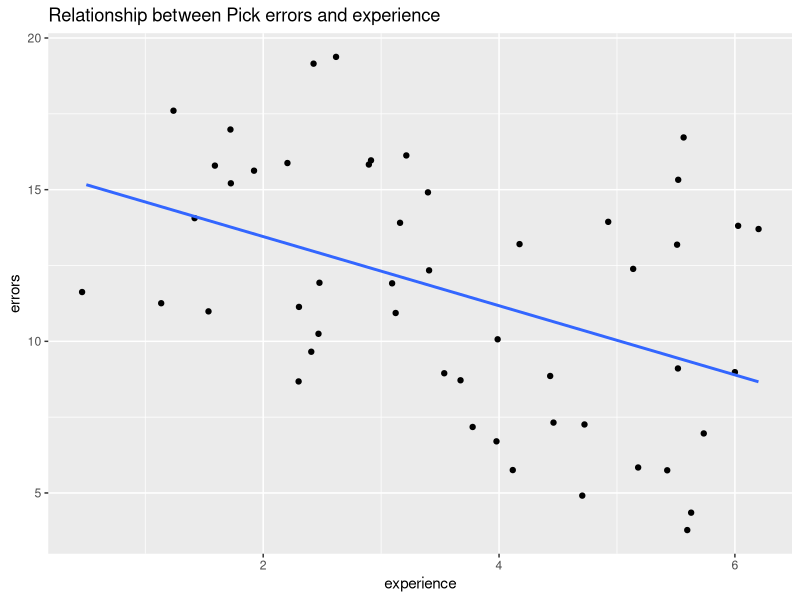
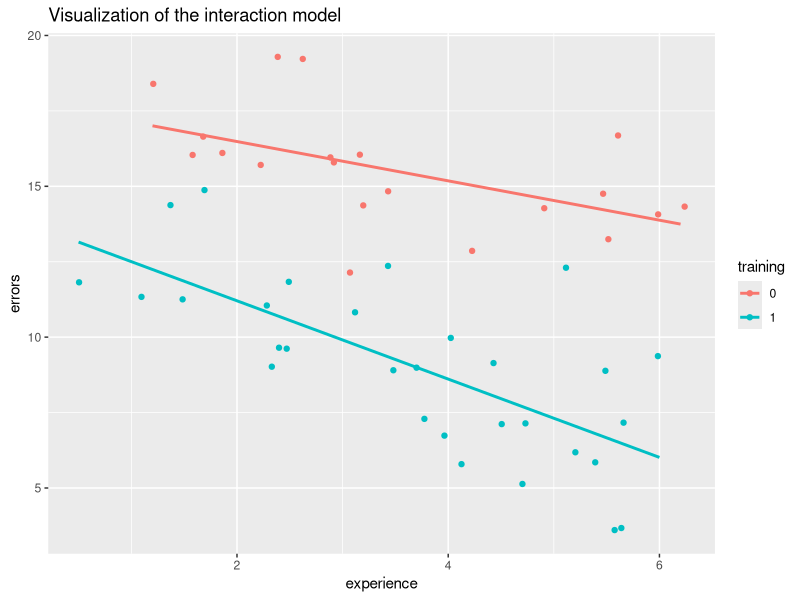

These charts were generated, in order, by the following R code:
## ---- chunk 1
knitr::opts_chunk$set(echo = TRUE)
## ---- chunk 2
library(tidyverse) 
OR<-read_csv("final_data_v3.csv") #Reading the input csv file to a variable
OR%>%                             #Summary values of errors with respect to training    
  group_by(training) %>% 
  summarize(number_of_employees = n(),
            total_errors=sum(errors),
            mean = mean(errors),
            median = median(errors),
            sd = sd(errors))

## ---- chunk 3
#visualizing the relationship using linear regression model between experience and errors.
ggplot(OR,aes(experience,errors))+geom_jitter()+geom_smooth(formula = y~ x,method = 'lm',se = F)+labs(title = "Relationship between Pick errors and experience")
## ---- chunk 4
#conducting t test to know the statistical difference of pick errors for employees with respect to training

t.test(filter(OR, training == 1)$errors, 
       filter(OR, training== 0)$errors,alternative = c("two.sided"))

## ---- chunk 5
#Fitting interactive multiple regression model to know the relationship between experience and pick errors statistically different for employees with training compared to those without training.
summary(lm(errors~experience*training,data = OR))


## ---- chunk 6
OR <- OR %>%  
      mutate(training= factor(training)) #Defining Factor levels for the training variable 
ggplot(OR,aes(experience,errors,col=training))+geom_jitter()+geom_smooth(formula=y~x,method = 'lm',se=FALSE)+labs(title = "Visualization of the interaction model") 

